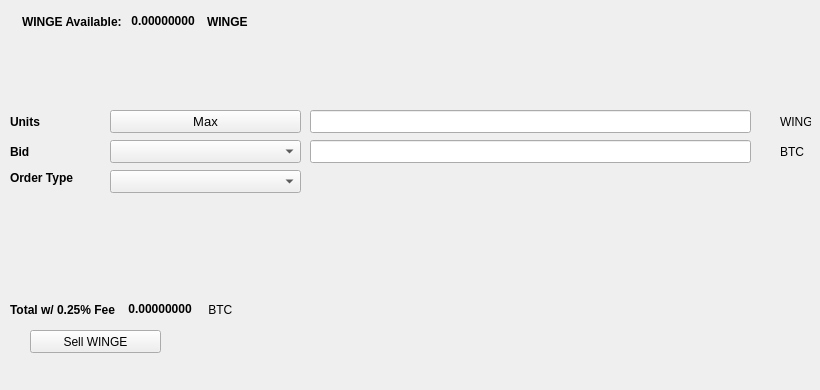
   <widget class="QWidget" name="SellTab">
    <attribute name="title">
     <string>Sell</string>
    </attribute>
    <widget class="QLabel" name="label_16">
     <property name="geometry">
      <rect>
       <x>780</x>
       <y>140</y>
       <width>31</width>
       <height>23</height>
      </rect>
     </property>
     <property name="text">
      <string>BTC</string>
     </property>
    </widget>
    <widget class="QComboBox" name="SellBidcomboBox">
     <property name="geometry">
      <rect>
       <x>110</x>
       <y>140</y>
       <width>191</width>
       <height>23</height>
      </rect>
     </property>
     <property name="font">
      <font>
       <pointsize>10</pointsize>
      </font>
     </property>
    </widget>
    <widget class="QLabel" name="label_18">
     <property name="geometry">
      <rect>
       <x>10</x>
       <y>110</y>
       <width>46</width>
       <height>23</height>
      </rect>
     </property>
     <property name="font">
      <font>
       <weight>75</weight>
       <bold>true</bold>
      </font>
     </property>
     <property name="text">
      <string>Units</string>
     </property>
    </widget>
    <widget class="QPushButton" name="Sell_Max_Amount">
     <property name="geometry">
      <rect>
       <x>110</x>
       <y>110</y>
       <width>191</width>
       <height>23</height>
      </rect>
     </property>
     <property name="font">
      <font>
       <pointsize>10</pointsize>
      </font>
     </property>
     <property name="text">
      <string>Max</string>
     </property>
    </widget>
    <widget class="QLabel" name="label_20">
     <property name="geometry">
      <rect>
       <x>10</x>
       <y>170</y>
       <width>91</width>
       <height>16</height>
      </rect>
     </property>
     <property name="font">
      <font>
       <weight>75</weight>
       <bold>true</bold>
      </font>
     </property>
     <property name="text">
      <string>Order Type</string>
     </property>
    </widget>
    <widget class="QComboBox" name="SellOrdertypeCombo">
     <property name="geometry">
      <rect>
       <x>110</x>
       <y>170</y>
       <width>191</width>
       <height>23</height>
      </rect>
     </property>
     <property name="font">
      <font>
       <pointsize>10</pointsize>
      </font>
     </property>
    </widget>
    <widget class="QLabel" name="label_21">
     <property name="geometry">
      <rect>
       <x>10</x>
       <y>140</y>
       <width>46</width>
       <height>23</height>
      </rect>
     </property>
     <property name="font">
      <font>
       <weight>75</weight>
       <bold>true</bold>
      </font>
     </property>
     <property name="text">
      <string>Bid</string>
     </property>
    </widget>
    <widget class="QLabel" name="label_22">
     <property name="geometry">
      <rect>
       <x>780</x>
       <y>110</y>
       <width>31</width>
       <height>23</height>
      </rect>
     </property>
     <property name="text">
      <string>WINGE</string>
     </property>
    </widget>
    <widget class="QLineEdit" name="UnitsInputRUP">
     <property name="geometry">
      <rect>
       <x>310</x>
       <y>110</y>
       <width>441</width>
       <height>23</height>
      </rect>
     </property>
     <property name="font">
      <font>
       <pointsize>9</pointsize>
       <weight>75</weight>
       <bold>true</bold>
      </font>
     </property>
    </widget>
    <widget class="QLineEdit" name="SellBidPriceEdit">
     <property name="geometry">
      <rect>
       <x>310</x>
       <y>140</y>
       <width>441</width>
       <height>23</height>
      </rect>
     </property>
     <property name="font">
      <font>
       <pointsize>9</pointsize>
       <weight>75</weight>
       <bold>true</bold>
      </font>
     </property>
    </widget>
    <widget class="QPushButton" name="SellRUPBTN">
     <property name="geometry">
      <rect>
       <x>30</x>
       <y>330</y>
       <width>131</width>
       <height>23</height>
      </rect>
     </property>
     <property name="text">
      <string>Sell WINGE</string>
     </property>
     <property name="icon">
      <iconset resource="../winged">
       <normaloff>:/icons/bitcoin</normaloff>:/icons/bitcoin</iconset>
     </property>
    </widget>
    <widget class="QWidget" name="layoutWidget3">
     <property name="geometry">
      <rect>
       <x>22</x>
       <y>12</y>
       <width>258</width>
       <height>19</height>
      </rect>
     </property>
     <layout class="QHBoxLayout" name="horizontalLayout">
      <item>
       <widget class="QLabel" name="label232_2">
        <property name="font">
         <font>
          <weight>75</weight>
          <bold>true</bold>
         </font>
        </property>
        <property name="text">
         <string>WINGE Available:</string>
        </property>
       </widget>
      </item>
      <item>
       <widget class="QLabel" name="WINGEAvailableLabel">
        <property name="palette">
         <palette>
          <active>
           <colorrole role="WindowText">
            <brush brushstyle="SolidPattern">
             <color alpha="255">
              <red>0</red>
              <green>0</green>
              <blue>0</blue>
             </color>
            </brush>
           </colorrole>
           <colorrole role="Button">
            <brush brushstyle="SolidPattern">
             <color alpha="255">
              <red>0</red>
              <green>170</green>
              <blue>0</blue>
             </color>
            </brush>
           </colorrole>
           <colorrole role="Light">
            <brush brushstyle="SolidPattern">
             <color alpha="255">
              <red>0</red>
              <green>255</green>
              <blue>0</blue>
             </color>
            </brush>
           </colorrole>
           <colorrole role="Midlight">
            <brush brushstyle="SolidPattern">
             <color alpha="255">
              <red>0</red>
              <green>212</green>
              <blue>0</blue>
             </color>
            </brush>
           </colorrole>
           <colorrole role="Dark">
            <brush brushstyle="SolidPattern">
             <color alpha="255">
              <red>0</red>
              <green>85</green>
              <blue>0</blue>
             </color>
            </brush>
           </colorrole>
           <colorrole role="Mid">
            <brush brushstyle="SolidPattern">
             <color alpha="255">
              <red>0</red>
              <green>113</green>
              <blue>0</blue>
             </color>
            </brush>
           </colorrole>
           <colorrole role="Text">
            <brush brushstyle="SolidPattern">
             <color alpha="255">
              <red>0</red>
              <green>170</green>
              <blue>0</blue>
             </color>
            </brush>
           </colorrole>
           <colorrole role="BrightText">
            <brush brushstyle="SolidPattern">
             <color alpha="255">
              <red>255</red>
              <green>255</green>
              <blue>255</blue>
             </color>
            </brush>
           </colorrole>
           <colorrole role="ButtonText">
            <brush brushstyle="SolidPattern">
             <color alpha="255">
              <red>0</red>
              <green>0</green>
              <blue>0</blue>
             </color>
            </brush>
           </colorrole>
           <colorrole role="Base">
            <brush brushstyle="SolidPattern">
             <color alpha="255">
              <red>255</red>
              <green>255</green>
              <blue>255</blue>
             </color>
            </brush>
           </colorrole>
           <colorrole role="Window">
            <brush brushstyle="SolidPattern">
             <color alpha="255">
              <red>0</red>
              <green>170</green>
              <blue>0</blue>
             </color>
            </brush>
           </colorrole>
           <colorrole role="Shadow">
            <brush brushstyle="SolidPattern">
             <color alpha="255">
              <red>0</red>
              <green>0</green>
              <blue>0</blue>
             </color>
            </brush>
           </colorrole>
           <colorrole role="AlternateBase">
            <brush brushstyle="SolidPattern">
             <color alpha="255">
              <red>127</red>
              <green>212</green>
              <blue>127</blue>
             </color>
            </brush>
           </colorrole>
           <colorrole role="ToolTipBase">
            <brush brushstyle="SolidPattern">
             <color alpha="255">
              <red>255</red>
              <green>255</green>
              <blue>220</blue>
             </color>
            </brush>
           </colorrole>
           <colorrole role="ToolTipText">
            <brush brushstyle="SolidPattern">
             <color alpha="255">
              <red>0</red>
              <green>0</green>
              <blue>0</blue>
             </color>
            </brush>
           </colorrole>
          </active>
          <inactive>
           <colorrole role="WindowText">
            <brush brushstyle="SolidPattern">
             <color alpha="255">
              <red>0</red>
              <green>0</green>
              <blue>0</blue>
             </color>
            </brush>
           </colorrole>
           <colorrole role="Button">
            <brush brushstyle="SolidPattern">
             <color alpha="255">
              <red>0</red>
              <green>170</green>
              <blue>0</blue>
             </color>
            </brush>
           </colorrole>
           <colorrole role="Light">
            <brush brushstyle="SolidPattern">
             <color alpha="255">
              <red>0</red>
              <green>255</green>
              <blue>0</blue>
             </color>
            </brush>
           </colorrole>
           <colorrole role="Midlight">
            <brush brushstyle="SolidPattern">
             <color alpha="255">
              <red>0</red>
              <green>212</green>
              <blue>0</blue>
             </color>
            </brush>
           </colorrole>
           <colorrole role="Dark">
            <brush brushstyle="SolidPattern">
             <color alpha="255">
              <red>0</red>
              <green>85</green>
              <blue>0</blue>
             </color>
            </brush>
           </colorrole>
           <colorrole role="Mid">
            <brush brushstyle="SolidPattern">
             <color alpha="255">
              <red>0</red>
              <green>113</green>
              <blue>0</blue>
             </color>
            </brush>
           </colorrole>
           <colorrole role="Text">
            <brush brushstyle="SolidPattern">
             <color alpha="255">
              <red>0</red>
              <green>170</green>
              <blue>0</blue>
             </color>
            </brush>
           </colorrole>
           <colorrole role="BrightText">
            <brush brushstyle="SolidPattern">
             <color alpha="255">
              <red>255</red>
              <green>255</green>
              <blue>255</blue>
             </color>
            </brush>
           </colorrole>
           <colorrole role="ButtonText">
            <brush brushstyle="SolidPattern">
             <color alpha="255">
              <red>0</red>
              <green>0</green>
              <blue>0</blue>
             </color>
            </brush>
           </colorrole>
           <colorrole role="Base">
            <brush brushstyle="SolidPattern">
             <color alpha="255">
              <red>255</red>
              <green>255</green>
              <blue>255</blue>
             </color>
            </brush>
           </colorrole>
           <colorrole role="Window">
            <brush brushstyle="SolidPattern">
             <color alpha="255">
              <red>0</red>
              <green>170</green>
              <blue>0</blue>
             </color>
            </brush>
           </colorrole>
           <colorrole role="Shadow">
            <brush brushstyle="SolidPattern">
             <color alpha="255">
              <red>0</red>
              <green>0</green>
              <blue>0</blue>
             </color>
            </brush>
           </colorrole>
           <colorrole role="AlternateBase">
            <brush brushstyle="SolidPattern">
             <color alpha="255">
              <red>127</red>
              <green>212</green>
              <blue>127</blue>
             </color>
            </brush>
           </colorrole>
           <colorrole role="ToolTipBase">
            <brush brushstyle="SolidPattern">
             <color alpha="255">
              <red>255</red>
              <green>255</green>
              <blue>220</blue>
             </color>
            </brush>
           </colorrole>
           <colorrole role="ToolTipText">
            <brush brushstyle="SolidPattern">
             <color alpha="255">
              <red>0</red>
              <green>0</green>
              <blue>0</blue>
             </color>
            </brush>
           </colorrole>
          </inactive>
          <disabled>
           <colorrole role="WindowText">
            <brush brushstyle="SolidPattern">
             <color alpha="255">
              <red>0</red>
              <green>85</green>
              <blue>0</blue>
             </color>
            </brush>
           </colorrole>
           <colorrole role="Button">
            <brush brushstyle="SolidPattern">
             <color alpha="255">
              <red>0</red>
              <green>170</green>
              <blue>0</blue>
             </color>
            </brush>
           </colorrole>
           <colorrole role="Light">
            <brush brushstyle="SolidPattern">
             <color alpha="255">
              <red>0</red>
              <green>255</green>
              <blue>0</blue>
             </color>
            </brush>
           </colorrole>
           <colorrole role="Midlight">
            <brush brushstyle="SolidPattern">
             <color alpha="255">
              <red>0</red>
              <green>212</green>
              <blue>0</blue>
             </color>
            </brush>
           </colorrole>
           <colorrole role="Dark">
            <brush brushstyle="SolidPattern">
             <color alpha="255">
              <red>0</red>
              <green>85</green>
              <blue>0</blue>
             </color>
            </brush>
           </colorrole>
           <colorrole role="Mid">
            <brush brushstyle="SolidPattern">
             <color alpha="255">
              <red>0</red>
              <green>113</green>
              <blue>0</blue>
             </color>
            </brush>
           </colorrole>
           <colorrole role="Text">
            <brush brushstyle="SolidPattern">
             <color alpha="255">
              <red>0</red>
              <green>85</green>
              <blue>0</blue>
             </color>
            </brush>
           </colorrole>
           <colorrole role="BrightText">
            <brush brushstyle="SolidPattern">
             <color alpha="255">
              <red>255</red>
              <green>255</green>
              <blue>255</blue>
             </color>
            </brush>
           </colorrole>
           <colorrole role="ButtonText">
            <brush brushstyle="SolidPattern">
             <color alpha="255">
              <red>0</red>
              <green>85</green>
              <blue>0</blue>
             </color>
            </brush>
           </colorrole>
           <colorrole role="Base">
            <brush brushstyle="SolidPattern">
             <color alpha="255">
              <red>0</red>
              <green>170</green>
              <blue>0</blue>
             </color>
            </brush>
           </colorrole>
           <colorrole role="Window">
            <brush brushstyle="SolidPattern">
             <color alpha="255">
              <red>0</red>
              <green>170</green>
              <blue>0</blue>
             </color>
            </brush>
           </colorrole>
           <colorrole role="Shadow">
            <brush brushstyle="SolidPattern">
             <color alpha="255">
              <red>0</red>
              <green>0</green>
              <blue>0</blue>
             </color>
            </brush>
           </colorrole>
           <colorrole role="AlternateBase">
            <brush brushstyle="SolidPattern">
             <color alpha="255">
              <red>0</red>
              <green>170</green>
              <blue>0</blue>
             </color>
            </brush>
           </colorrole>
           <colorrole role="ToolTipBase">
            <brush brushstyle="SolidPattern">
             <color alpha="255">
              <red>255</red>
              <green>255</green>
              <blue>220</blue>
             </color>
            </brush>
           </colorrole>
           <colorrole role="ToolTipText">
            <brush brushstyle="SolidPattern">
             <color alpha="255">
              <red>0</red>
              <green>0</green>
              <blue>0</blue>
             </color>
            </brush>
           </colorrole>
          </disabled>
         </palette>
        </property>
        <property name="font">
         <font>
          <weight>75</weight>
          <bold>true</bold>
         </font>
        </property>
        <property name="text">
         <string> 0.00000000 </string>
        </property>
        <property name="textInteractionFlags">
         <set>Qt::LinksAccessibleByMouse|Qt::TextSelectableByKeyboard|Qt::TextSelectableByMouse</set>
        </property>
       </widget>
      </item>
      <item>
       <widget class="QLabel" name="labelWINGE">
        <property name="font">
         <font>
          <weight>75</weight>
          <bold>true</bold>
         </font>
        </property>
        <property name="text">
         <string>WINGE</string>
        </property>
       </widget>
      </item>
     </layout>
    </widget>
    <widget class="QWidget" name="layoutWidget">
     <property name="geometry">
      <rect>
       <x>10</x>
       <y>300</y>
       <width>268</width>
       <height>19</height>
      </rect>
     </property>
     <layout class="QHBoxLayout" name="horizontalLayout_2">
      <item>
       <widget class="QLabel" name="label_19">
        <property name="font">
         <font>
          <weight>75</weight>
          <bold>true</bold>
         </font>
        </property>
        <property name="text">
         <string>Total w/ 0.25% Fee </string>
        </property>
       </widget>
      </item>
      <item>
       <widget class="QLabel" name="SellCostLabel">
        <property name="palette">
         <palette>
          <active>
           <colorrole role="WindowText">
            <brush brushstyle="SolidPattern">
             <color alpha="255">
              <red>0</red>
              <green>0</green>
              <blue>0</blue>
             </color>
            </brush>
           </colorrole>
           <colorrole role="Button">
            <brush brushstyle="SolidPattern">
             <color alpha="255">
              <red>0</red>
              <green>170</green>
              <blue>0</blue>
             </color>
            </brush>
           </colorrole>
           <colorrole role="Light">
            <brush brushstyle="SolidPattern">
             <color alpha="255">
              <red>0</red>
              <green>255</green>
              <blue>0</blue>
             </color>
            </brush>
           </colorrole>
           <colorrole role="Midlight">
            <brush brushstyle="SolidPattern">
             <color alpha="255">
              <red>0</red>
              <green>212</green>
              <blue>0</blue>
             </color>
            </brush>
           </colorrole>
           <colorrole role="Dark">
            <brush brushstyle="SolidPattern">
             <color alpha="255">
              <red>0</red>
              <green>85</green>
              <blue>0</blue>
             </color>
            </brush>
           </colorrole>
           <colorrole role="Mid">
            <brush brushstyle="SolidPattern">
             <color alpha="255">
              <red>0</red>
              <green>113</green>
              <blue>0</blue>
             </color>
            </brush>
           </colorrole>
           <colorrole role="Text">
            <brush brushstyle="SolidPattern">
             <color alpha="255">
              <red>0</red>
              <green>170</green>
              <blue>0</blue>
             </color>
            </brush>
           </colorrole>
           <colorrole role="BrightText">
            <brush brushstyle="SolidPattern">
             <color alpha="255">
              <red>255</red>
              <green>255</green>
              <blue>255</blue>
             </color>
            </brush>
           </colorrole>
           <colorrole role="ButtonText">
            <brush brushstyle="SolidPattern">
             <color alpha="255">
              <red>0</red>
              <green>0</green>
              <blue>0</blue>
             </color>
            </brush>
           </colorrole>
           <colorrole role="Base">
            <brush brushstyle="SolidPattern">
             <color alpha="255">
              <red>255</red>
              <green>255</green>
              <blue>255</blue>
             </color>
            </brush>
           </colorrole>
           <colorrole role="Window">
            <brush brushstyle="SolidPattern">
             <color alpha="255">
              <red>0</red>
              <green>170</green>
              <blue>0</blue>
             </color>
            </brush>
           </colorrole>
           <colorrole role="Shadow">
            <brush brushstyle="SolidPattern">
             <color alpha="255">
              <red>0</red>
              <green>0</green>
              <blue>0</blue>
             </color>
            </brush>
           </colorrole>
           <colorrole role="AlternateBase">
            <brush brushstyle="SolidPattern">
             <color alpha="255">
              <red>127</red>
              <green>212</green>
              <blue>127</blue>
             </color>
            </brush>
           </colorrole>
           <colorrole role="ToolTipBase">
            <brush brushstyle="SolidPattern">
             <color alpha="255">
              <red>255</red>
              <green>255</green>
              <blue>220</blue>
             </color>
            </brush>
           </colorrole>
           <colorrole role="ToolTipText">
            <brush brushstyle="SolidPattern">
             <color alpha="255">
              <red>0</red>
              <green>0</green>
              <blue>0</blue>
             </color>
            </brush>
           </colorrole>
          </active>
          <inactive>
           <colorrole role="WindowText">
            <brush brushstyle="SolidPattern">
             <color alpha="255">
              <red>0</red>
              <green>0</green>
              <blue>0</blue>
             </color>
            </brush>
           </colorrole>
           <colorrole role="Button">
            <brush brushstyle="SolidPattern">
             <color alpha="255">
              <red>0</red>
              <green>170</green>
              <blue>0</blue>
             </color>
            </brush>
           </colorrole>
           <colorrole role="Light">
            <brush brushstyle="SolidPattern">
             <color alpha="255">
              <red>0</red>
              <green>255</green>
              <blue>0</blue>
             </color>
            </brush>
           </colorrole>
           <colorrole role="Midlight">
            <brush brushstyle="SolidPattern">
             <color alpha="255">
              <red>0</red>
              <green>212</green>
              <blue>0</blue>
             </color>
            </brush>
           </colorrole>
           <colorrole role="Dark">
            <brush brushstyle="SolidPattern">
             <color alpha="255">
              <red>0</red>
              <green>85</green>
              <blue>0</blue>
             </color>
            </brush>
           </colorrole>
           <colorrole role="Mid">
            <brush brushstyle="SolidPattern">
             <color alpha="255">
              <red>0</red>
              <green>113</green>
              <blue>0</blue>
             </color>
            </brush>
           </colorrole>
           <colorrole role="Text">
            <brush brushstyle="SolidPattern">
             <color alpha="255">
              <red>0</red>
              <green>170</green>
              <blue>0</blue>
             </color>
            </brush>
           </colorrole>
           <colorrole role="BrightText">
            <brush brushstyle="SolidPattern">
             <color alpha="255">
              <red>255</red>
              <green>255</green>
              <blue>255</blue>
             </color>
            </brush>
           </colorrole>
           <colorrole role="ButtonText">
            <brush brushstyle="SolidPattern">
             <color alpha="255">
              <red>0</red>
              <green>0</green>
              <blue>0</blue>
             </color>
            </brush>
           </colorrole>
           <colorrole role="Base">
            <brush brushstyle="SolidPattern">
             <color alpha="255">
              <red>255</red>
              <green>255</green>
              <blue>255</blue>
             </color>
            </brush>
           </colorrole>
           <colorrole role="Window">
            <brush brushstyle="SolidPattern">
             <color alpha="255">
              <red>0</red>
              <green>170</green>
              <blue>0</blue>
             </color>
            </brush>
           </colorrole>
           <colorrole role="Shadow">
            <brush brushstyle="SolidPattern">
             <color alpha="255">
              <red>0</red>
              <green>0</green>
              <blue>0</blue>
             </color>
            </brush>
           </colorrole>
           <colorrole role="AlternateBase">
            <brush brushstyle="SolidPattern">
             <color alpha="255">
              <red>127</red>
              <green>212</green>
              <blue>127</blue>
             </color>
            </brush>
           </colorrole>
           <colorrole role="ToolTipBase">
            <brush brushstyle="SolidPattern">
             <color alpha="255">
              <red>255</red>
              <green>255</green>
              <blue>220</blue>
             </color>
            </brush>
           </colorrole>
           <colorrole role="ToolTipText">
            <brush brushstyle="SolidPattern">
             <color alpha="255">
              <red>0</red>
              <green>0</green>
              <blue>0</blue>
             </color>
            </brush>
           </colorrole>
          </inactive>
          <disabled>
           <colorrole role="WindowText">
            <brush brushstyle="SolidPattern">
             <color alpha="255">
              <red>0</red>
              <green>85</green>
              <blue>0</blue>
             </color>
            </brush>
           </colorrole>
           <colorrole role="Button">
            <brush brushstyle="SolidPattern">
             <color alpha="255">
              <red>0</red>
              <green>170</green>
              <blue>0</blue>
             </color>
            </brush>
           </colorrole>
           <colorrole role="Light">
            <brush brushstyle="SolidPattern">
             <color alpha="255">
              <red>0</red>
              <green>255</green>
              <blue>0</blue>
             </color>
            </brush>
           </colorrole>
           <colorrole role="Midlight">
            <brush brushstyle="SolidPattern">
             <color alpha="255">
              <red>0</red>
              <green>212</green>
              <blue>0</blue>
             </color>
            </brush>
           </colorrole>
           <colorrole role="Dark">
            <brush brushstyle="SolidPattern">
             <color alpha="255">
              <red>0</red>
              <green>85</green>
              <blue>0</blue>
             </color>
            </brush>
           </colorrole>
           <colorrole role="Mid">
            <brush brushstyle="SolidPattern">
             <color alpha="255">
              <red>0</red>
              <green>113</green>
              <blue>0</blue>
             </color>
            </brush>
           </colorrole>
           <colorrole role="Text">
            <brush brushstyle="SolidPattern">
             <color alpha="255">
              <red>0</red>
              <green>85</green>
              <blue>0</blue>
             </color>
            </brush>
           </colorrole>
           <colorrole role="BrightText">
            <brush brushstyle="SolidPattern">
             <color alpha="255">
              <red>255</red>
              <green>255</green>
              <blue>255</blue>
             </color>
            </brush>
           </colorrole>
           <colorrole role="ButtonText">
            <brush brushstyle="SolidPattern">
             <color alpha="255">
              <red>0</red>
              <green>85</green>
              <blue>0</blue>
             </color>
            </brush>
           </colorrole>
           <colorrole role="Base">
            <brush brushstyle="SolidPattern">
             <color alpha="255">
              <red>0</red>
              <green>170</green>
              <blue>0</blue>
             </color>
            </brush>
           </colorrole>
           <colorrole role="Window">
            <brush brushstyle="SolidPattern">
             <color alpha="255">
              <red>0</red>
              <green>170</green>
              <blue>0</blue>
             </color>
            </brush>
           </colorrole>
           <colorrole role="Shadow">
            <brush brushstyle="SolidPattern">
             <color alpha="255">
              <red>0</red>
              <green>0</green>
              <blue>0</blue>
             </color>
            </brush>
           </colorrole>
           <colorrole role="AlternateBase">
            <brush brushstyle="SolidPattern">
             <color alpha="255">
              <red>0</red>
              <green>170</green>
              <blue>0</blue>
             </color>
            </brush>
           </colorrole>
           <colorrole role="ToolTipBase">
            <brush brushstyle="SolidPattern">
             <color alpha="255">
              <red>255</red>
              <green>255</green>
              <blue>220</blue>
             </color>
            </brush>
           </colorrole>
           <colorrole role="ToolTipText">
            <brush brushstyle="SolidPattern">
             <color alpha="255">
              <red>0</red>
              <green>0</green>
              <blue>0</blue>
             </color>
            </brush>
           </colorrole>
          </disabled>
         </palette>
        </property>
        <property name="font">
         <font>
          <weight>75</weight>
          <bold>true</bold>
         </font>
        </property>
        <property name="autoFillBackground">
         <bool>false</bool>
        </property>
        <property name="text">
         <string> 0.00000000</string>
        </property>
        <property name="textInteractionFlags">
         <set>Qt::LinksAccessibleByMouse|Qt::TextSelectableByMouse</set>
        </property>
       </widget>
      </item>
      <item>
       <widget class="QLabel" name="label_17">
        <property name="font">
         <font>
          <weight>50</weight>
          <bold>false</bold>
         </font>
        </property>
        <property name="text">
         <string> BTC</string>
        </property>
       </widget>
      </item>
     </layout>
    </widget>
    <widget class="QLabel" name="label_23">
     <property name="geometry">
      <rect>
       <x>460</x>
       <y>300</y>
       <width>281</width>
       <height>81</height>
      </rect>
     </property>
     <property name="text">
      <string/>
     </property>
     <property name="pixmap">
      <pixmap>:/images/bittrex</pixmap>
     </property>
    </widget>
   </widget>
